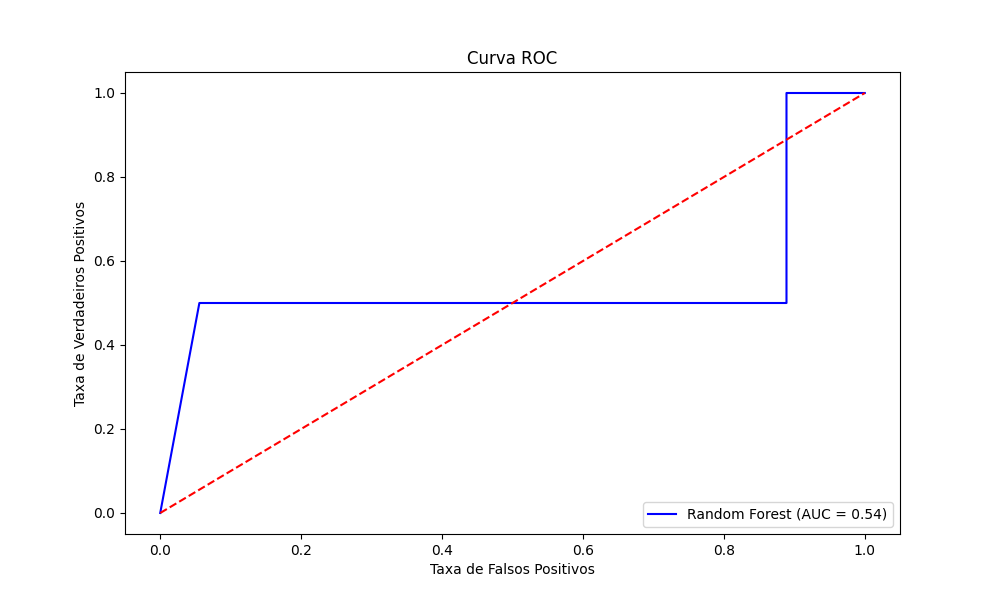

This chart was generated by the following Python code:
#Importação das bibliotecas
import numpy as np #arrays
import pandas as pd #manipulação de arquivos
from sklearn.model_selection import train_test_split #divisão dos dados em conjuntos de treino e de teste
from sklearn.preprocessing import StandardScaler #normalização dos dados
from sklearn.ensemble import RandomForestClassifier #Algoritmo de aprendizado de maquina
from sklearn.metrics import accuracy_score, classification_report, roc_auc_score, roc_curve #avaliar a performance do modelo
import matplotlib.pyplot as plt #plotar graficos

#Geração de dados simulados
np.random.seed(42) #resultados sejam reprodutiveis
data = {
    'points':np.random.uniform(30,80,100), #valores aleatórios uniformemente distribuídos para cada variável.
    'wins':np.random.uniform(8,25,100),
    'draws': np.random.uniform(5,15,100),
    'losses':np.random.uniform(5,15,100),
    'goals_for':np.random.uniform(20,70,100),
    'goals_against': np.random.uniform(10,50,100),
    'champion': np.random.choice([0,1],100, p=[0.85, 0.15]) #gera valores aleatórios binários para a coluna champion, com 15% de chances de serem campeões.
}

#Transformando em dataframe
df = pd.DataFrame(data) #transforma o dicionário de dados em um DataFrame

#Salvar
df.to_csv('previsao_campeao.csv', index=False) #salva o DataFrame como um arquivo CSV.
#Ler
data = pd.read_csv('previsao_campeao.csv') #lê o arquivo CSV em um DataFrame

#Features e Target
X = data[['points',  'wins', 'draws', 'losses', 'goals_for', 'goals_against']] #caracteristicas do modelo
y = data['champion'] #variavel alvo

#Normalização dos dados
scaler = StandardScaler() #normalizar os dados, ajustando-os para ter média 0 e variância 1
X_scaled = scaler.fit_transform(X)

#Treino e teste
X_train, X_test, y_train, y_test = train_test_split(X_scaled, y, test_size=0.2, random_state=42) #divide os dados em conjuntos de treino (80%) e teste (20%), garantindo reprodutibilidade com random_state=42

#Treinar o modelo de RandomForest
model = RandomForestClassifier(random_state=42) #Criação do modelo
model.fit(X_train, y_train) #treina o modelo com os dados de treino(80% dos dados)

#Prever dados de teste
y_pred = model.predict(X_test) #previsões sobre o conjunto de teste.
y_pred_proba = model.predict_proba(X_test)[:, 1] #obtém as probabilidades preditas para a classe positiva

#Avaliação do desempenho
accuracy = accuracy_score(y_test, y_pred)
report = classification_report(y_test, y_pred)
roc_auc = roc_auc_score(y_test, y_pred_proba)

print(f'Acuracia: {accuracy:.2f}')
print(f'AUC-ROC: {roc_auc:.2f}')

#Visualizar o resultado
fpr, tpr, _ = roc_curve(y_test, y_pred_proba) #calcula as taxas de falsos positivos (FPR) e verdadeiros positivos (TPR) para diferentes limiares.
plt.figure(figsize=(10,6))
plt.plot(fpr, tpr, color='blue', label=f'Random Forest (AUC = {roc_auc:.2f})') #plota a Curva ROC
plt.plot([0,1], [0,1], color='red', linestyle='--')
plt.xlabel('Taxa de Falsos Positivos')
plt.ylabel('Taxa de Verdadeiros Positivos')
plt.title('Curva ROC')
plt.legend(loc='lower right') #legenda ao grafico
plt.savefig('previsao_campeao.png') #salva a figura
plt.show()